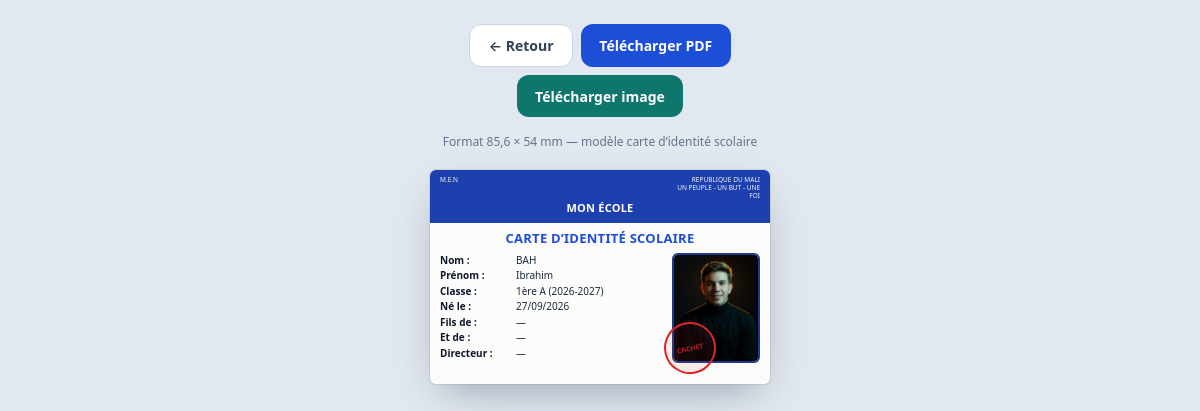
Page /eleves/2/carte/ (signed in) on the committed database.
### core/models.py (models this page shows, shortened)
class SchoolSettings(models.Model):
    name = models.CharField(max_length=200, default='Mon École', verbose_name="Nom de l'école")
    short_name = models.CharField(max_length=50, blank=True, verbose_name='Sigle')
    motto = models.CharField(max_length=255, blank=True, verbose_name='Devise')
    address = models.TextField(blank=True, verbose_name='Adresse')
    city = models.CharField(max_length=100, blank=True, verbose_name='Ville')
    phone = models.CharField(max_length=30, blank=True, verbose_name='Téléphone')
    phone2 = models.CharField(max_length=30, blank=True, verbose_name='Téléphone 2')
    email = models.EmailField(blank=True)
    website = models.URLField(blank=True, verbose_name='Site web')
    establishment_type = models.CharField(
        max_length=50, blank=True, default='Polyvalent',
        verbose_name="Type d'établissement",
        help_text='Ex: Polyvalent, Primaire, Secondaire, Lycée',
    )
    establishment_status = models.CharField(
        max_length=30, blank=True, default='Privé',
        verbose_name='Statut',
        help_text='Ex: Privé, Public, Confessionnel',
    )
    country = models.CharField(max_length=80, blank=True, default='Mali', verbose_name='Pays')
    province = models.CharField(max_length=100, blank=True, verbose_name='Région / Province')
    commune = models.CharField(max_length=100, blank=True, verbose_name='Commune')
    district = models.CharField(max_length=100, blank=True, verbose_name='District / Cercle')
    inspection = models.CharField(max_length=150, blank=True, verbose_name='Inspection / CAP')
    maintenance_mode = models.BooleanField(default=False, verbose_name='Mode maintenance')
    cover_photo = models.ImageField(
        upload_to='school/covers/', blank=True, null=True,
        verbose_name='Photo de couverture',
    )
    logo = models.ImageField(upload_to='school/', blank=True, null=True, verbose_name='Logo')
    stamp = models.ImageField(
        upload_to='school/', blank=True, null=True,
        verbose_name='Cachet / tampon',
        help_text='Image du cachet de l\'école (PNG transparent recommandé). Affiché sur les bulletins.',
    )
    director_name = models.CharField(max_length=150, blank=True, verbose_name='Nom du directeur')
    academic_year_label = models.CharField(max_length=30, blank=True, verbose_name='Libellé année (ex: 2025-2026)')
    currency = models.CharField(max_length=10, default='FCFA', verbose_name='Devise')
    footer_text = models.CharField(max_length=255, blank=True, verbose_name='Texte pied de page bulletins')
    header_left = models.CharField(
        max_length=200, blank=True,
        verbose_name='En-tête gauche (bulletin)',
        help_text='Ex: CAP de..., Inspection..., ou laissez vide',
    )
    header_right = models.CharField(
        max_length=200, blank=True,
        verbose_name='En-tête droite (bulletin)',
        help_text='Ex: devise, ou laissez vide',
    )
    bulletin_subtitle = models.CharField(
        max_length=150, blank=True,
        verbose_name='Sous-titre bulletin',
        help_text='Ex: Bulletin scolaire du 2e trimestre',
    )
    CARD_TEMPLATE_CHOICES = [
        ('official', 'Officiel (fond blanc)'),
        ('modern', 'Moderne (bleu nuit)'),
        ('classic', 'Classique (bleu roi)'),
        ('gold', 'Prestige (or & noir)'),
        ('green', 'Émeraude'),
        ('burgundy', 'Bordeaux'),
    ]
    card_template = models.CharField(
        max_length=20, default='official',
        choices=CARD_TEMPLATE_CHOICES,
        verbose_name='Modèle de carte scolaire',
    )
    updated_at = models.DateTimeField(auto_now=True)
    class Meta:
        verbose_name = "Paramètres de l'école"
        verbose_name_plural = "Paramètres de l'école"
    @classmethod
    def get_solo(cls):
        obj, _ = cls.objects.get_or_create(pk=1, defaults={'name': 'Mon École'})
        return obj

### students/models.py (models this page shows, shortened)
class Student(models.Model):
    GENDER_CHOICES = [
        ('M', 'Masculin'),
        ('F', 'Féminin'),
    ]
    STATUS_CHOICES = [
        ('actif', 'Actif'),
        ('inactif', 'Inactif'),
        ('diplome', 'Diplômé'),
        ('abandon', 'Abandon'),
    ]
    user = models.OneToOneField(User, on_delete=models.CASCADE, related_name='student', null=True, blank=True)
    matricule = models.CharField(max_length=30, unique=True, blank=True, verbose_name='Matricule')
    first_name = models.CharField(max_length=100, verbose_name='Prénom')
    last_name = models.CharField(max_length=100, verbose_name='Nom')
    gender = models.CharField(max_length=1, choices=GENDER_CHOICES, verbose_name='Sexe')
    date_of_birth = models.DateField(verbose_name='Date de naissance')
    place_of_birth = models.CharField(max_length=100, blank=True, verbose_name='Lieu de naissance')
    nationality = models.CharField(max_length=50, default='Ivoirienne', verbose_name='Nationalité')
    address = models.TextField(blank=True, verbose_name='Adresse')
    phone = models.CharField(max_length=20, blank=True, verbose_name='Téléphone')
    email = models.EmailField(blank=True)
    photo = models.ImageField(upload_to='students/', blank=True, null=True)
    status = models.CharField(max_length=20, choices=STATUS_CHOICES, default='actif')
    enrollment_date = models.DateField(verbose_name="Date d'inscription")
    notes = models.TextField(blank=True, verbose_name='Observations')
    created_at = models.DateTimeField(auto_now_add=True)
    updated_at = models.DateTimeField(auto_now=True)
    class Meta:
        verbose_name = 'Élève'
        verbose_name_plural = 'Élèves'
        ordering = ['last_name', 'first_name']
    def current_enrollment(self):
        return self.enrollments.filter(is_active=True).select_related('classroom').first()

class Enrollment(models.Model):
    student = models.ForeignKey(Student, on_delete=models.CASCADE, related_name='enrollments')
    classroom = models.ForeignKey(ClassRoom, on_delete=models.CASCADE, related_name='enrollments')
    academic_year = models.ForeignKey(AcademicYear, on_delete=models.CASCADE, related_name='enrollments')
    enrollment_date = models.DateField(verbose_name="Date d'inscription")
    is_active = models.BooleanField(default=True)
    END_STATUS_CHOICES = [
        ('en_cours', 'En cours'),
        ('promoted', 'Admis (passe)'),
        ('repeated', 'Redouble'),
        ('transferred', 'Transféré'),
        ('abandoned', 'Abandon / Sortie'),
    ]
    end_status = models.CharField(
        max_length=20, choices=END_STATUS_CHOICES, default='en_cours',
        verbose_name="Décision de fin d'année",
    )
    end_average = models.DecimalField(
        max_digits=5, decimal_places=2, null=True, blank=True,
        verbose_name='Moyenne annuelle',
    )
    end_note = models.CharField(max_length=255, blank=True, verbose_name='Observation')
    created_at = models.DateTimeField(auto_now_add=True)
    class Meta:
        verbose_name = 'Inscription'
        verbose_name_plural = 'Inscriptions'
        unique_together = ['student', 'academic_year']
        ordering = ['-academic_year__start_date']

### academics/models.py (models this page shows, shortened)
class ClassRoom(models.Model):
    name = models.CharField(max_length=50, verbose_name='Nom')
    level = models.ForeignKey(Level, on_delete=models.PROTECT, related_name='classrooms')
    academic_year = models.ForeignKey(AcademicYear, on_delete=models.CASCADE, related_name='classrooms')
    capacity = models.PositiveIntegerField(default=40, verbose_name='Capacité')
    serie = models.CharField(
        max_length=50, blank=True,
        verbose_name='Série',
        help_text='Pour 10ème, 11ème et 12ème : Scientifique, Littéraire, Économique...'
    )
    inscription_fee = models.DecimalField(
        max_digits=12, decimal_places=2, default=0,
        verbose_name="Frais d'inscription"
    )
    tuition_fee = models.DecimalField(
        max_digits=12, decimal_places=2, default=0,
        verbose_name='Scolarité'
    )
    main_teacher = models.ForeignKey(
        'teachers.Teacher',
        on_delete=models.SET_NULL,
        null=True, blank=True,
        related_name='main_classes',
        verbose_name='Professeur principal / Instituteur'
    )
    created_at = models.DateTimeField(auto_now_add=True)
    class Meta:
        verbose_name = 'Classe'
        verbose_name_plural = 'Classes'
        unique_together = ['name', 'academic_year']
        ordering = ['level__cycle__order', 'level__order', 'name']
    def __str__(self):
        return f"{self.name} ({self.academic_year})"

class AcademicYear(models.Model):
    name = models.CharField(max_length=20, unique=True, verbose_name='Nom')
    start_date = models.DateField(verbose_name='Date de début', null=True, blank=True)
    end_date = models.DateField(verbose_name='Date de fin', null=True, blank=True)
    is_current = models.BooleanField(default=False, verbose_name='Année en cours')
    created_at = models.DateTimeField(auto_now_add=True)
    class Meta:
        verbose_name = 'Année scolaire'
        verbose_name_plural = 'Années scolaires'
        ordering = ['-is_current', '-start_date', '-id']
    def __str__(self):
        return self.name

### students/views.py (the view)
# urls.py: path('<int:pk>/carte/', views.student_card, name='card'),
@login_required
def student_card(request, pk):
    student = get_student_for_user(request.user, pk)
    enrollment = student.current_enrollment()
    parents = student.parents.select_related('parent').all()
    parent = parents[0].parent if parents else None
    try:
        from core.models import SchoolSettings
        school = SchoolSettings.get_solo()
    except Exception:
        school = None
    year = get_selected_year(request)
    from datetime import date
    today = date.today()
    age = None
    if student.date_of_birth:
        age = today.year - student.date_of_birth.year - (
            (today.month, today.day) < (student.date_of_birth.month, student.date_of_birth.day)
        )
    from students.card_mali import _parents_pair
    father_name, mother_name = _parents_pair(student)
    return render(request, 'students/student_card.html', {
        'student': student,
        'enrollment': enrollment,
        'parent': parent,
        'father_name': father_name,
        'mother_name': mother_name,
        'school': school,
        'selected_year': year,
        'age': age,
        'today': today,
    })

### templates/students/student_card.html (shortened to what this page needs)
<!DOCTYPE html>
<html lang="fr">
<head>
</head>
<body>
  <div class="toolbar">
    <a class="btn-back" href="{% url 'students:detail' student.pk %}">← Retour</a>
    <a class="btn-pdf" href="{% url 'students:card_pdf' student.pk %}">Télécharger PDF</a>
    <a class="btn-img" href="{% url 'students:card_image' student.pk %}">Télécharger image</a>
  </div>
  <p class="hint">Format 85,6 × 54 mm — modèle carte d’identité scolaire</p>
  <div class="card-wrap">
    <div class="card">
      <div class="banner">
        <div class="banner-row">
          <div class="left">
            {% if school.header_left %}
              {{ school.header_left|linebreaksbr }}
            {% else %}
              M.E.N<br>
            {% endif %}
          </div>
          <div class="right">
            {% if school.header_right %}
              {{ school.header_right|linebreaksbr }}
            {% else %}
              REPUBLIQUE DU {{ school.country|default:"MALI"|upper }}<br>
              UN PEUPLE - UN BUT - UNE FOI
            {% endif %}
          </div>
        </div>
        <div class="banner-center">
          <div class="school">{{ school.name|default:"Établissement scolaire" }}</div>
        </div>
      </div>
      <div class="title">Carte d’identité scolaire</div>
      <div class="body">
        <div class="fields">
          {% with g=student.gender %}
          <div class="row"><span class="lab">Nom :</span><span class="val">{{ student.last_name|upper }}</span></div>
          <div class="row"><span class="lab">Prénom :</span><span class="val">{{ student.first_name }}</span></div>
          <div class="row"><span class="lab">Classe :</span><span class="val">{% if enrollment %}{{ enrollment.classroom }}{% else %}—{% endif %}</span></div>
          <div class="row"><span class="lab">{% if g == 'F' %}Née le :{% else %}Né le :{% endif %}</span><span class="val">{% if student.date_of_birth %}{{ student.date_of_birth|date:"d/m/Y" }}{% else %}—{% endif %}</span></div>
          <div class="row"><span class="lab">{% if g == 'F' %}Fille de :{% else %}Fils de :{% endif %}</span><span class="val">{{ father_name|default:"—" }}</span></div>
          <div class="row"><span class="lab">Et de :</span><span class="val">{{ mother_name|default:"—" }}</span></div>
          <div class="row"><span class="lab">Directeur :</span><span class="val">{{ school.director_name|default:"—" }}</span></div>
          {% endwith %}
        </div>
        <div class="photo-wrap">
          {% if student.photo %}
            <img class="photo" src="{{ student.photo.url }}" alt="Photo">
          {% else %}
            <div class="photo-placeholder">{{ student.last_name|slice:":1" }}{{ student.first_name|slice:":1" }}</div>
          {% endif %}
          {% if school.stamp %}
            <img class="stamp" src="{{ school.stamp.url }}" alt="Cachet">
          {% else %}
            <div class="stamp-fake">CACHET</div>
          {% endif %}
        </div>
      </div>
    </div>
  </div>
</body>
</html>

### rows in the picture
SchoolSettings: country "MALI", name "MON ÉCOLE", director_name "—"
Student: last_name "BAH", first_name "Ibrahim", date_of_birth "27/09/2026", photo (picture)
Enrollment: classroom "1ère A (2026-2027)"

### other values in the picture
{{ father_name|default:"—" }} "—"
{{ mother_name|default:"—" }} "—"
